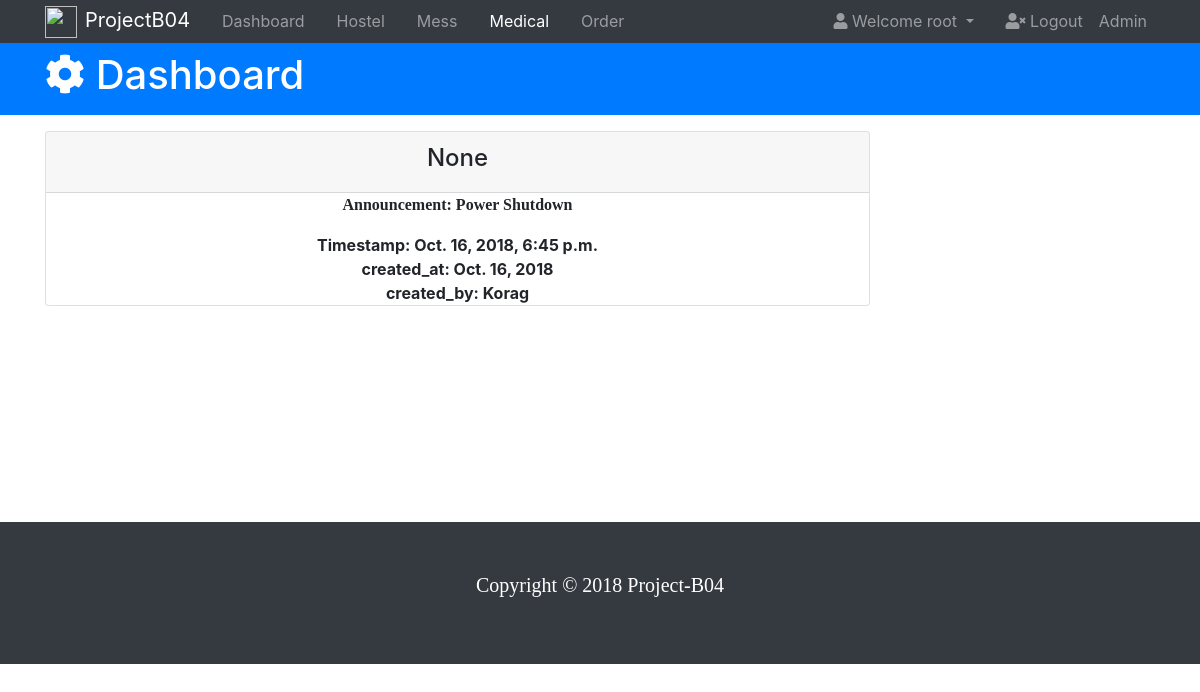
The app's page /dashboard/details/1/3/ (signed in), older data.
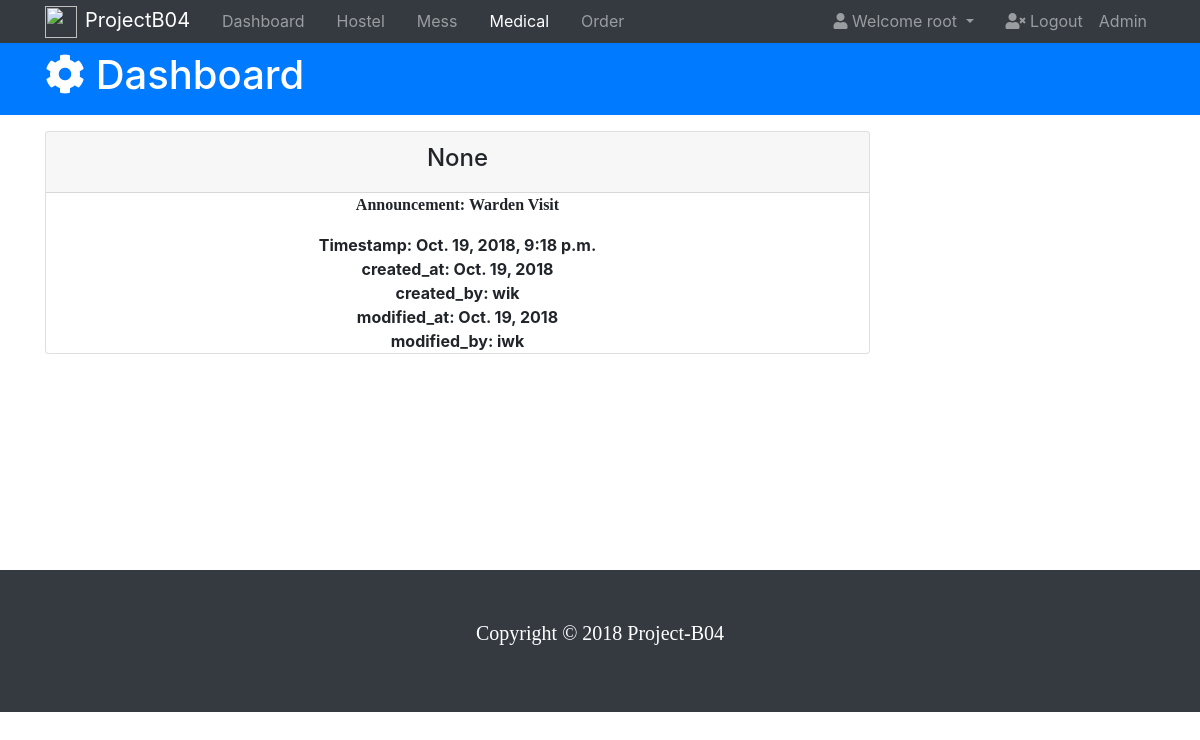
The same page, newer data.
### dashboard/models.py (models this page shows, shortened)
class HostelAnnouncements(models.Model):
    announcement_title = models.CharField(max_length=30, blank=True, null=True)
    announcement = models.CharField(max_length=100, blank=True, null=True)
    timestamp = models.DateTimeField(blank=True, null=True)
    created_at = models.DateField(blank=True, null=True)
    created_by = models.CharField(max_length=45, blank=True, null=True)
    modified_at = models.DateField(blank=True, null=True)
    modified_by = models.CharField(max_length=45, blank=True, null=True)

### dashboard/views.py (the view)
# urls.py: url(r'^details/(?P<flag>\d+)/(?P<pk>\d+)/$', views.announcement_detail, name = 'announcement_detail'),
@login_required
def announcement_detail(request, flag, pk):
    if flag == '1':
        announcement = get_object_or_404(HostelAnnouncements, pk = pk)
        return render(request, 'dashboard/announcement.html', {
        'announcement': announcement
        })
    elif flag == '2':
        announcement = get_object_or_404(MessAnnouncements, pk = pk)
        return render(request, 'dashboard/announcement.html', {
        'announcement': announcement
        })
    elif flag == '3':
        announcement = get_object_or_404(MedicalAnnouncements, pk = pk)
        return render(request, 'dashboard/announcement.html', {
        'announcement': announcement
        })

### dashboard/templates/dashboard/announcement.html (shortened to what this page needs)
<!DOCTYPE html>
<html lang="en">
<head>
  <link rel="stylesheet" href="https://use.fontawesome.com/releases/v5.0.13/css/all.css"
>
  <link rel="stylesheet" href="https://stackpath.bootstrapcdn.com/bootstrap/4.1.1/css/bootstrap.min.css"
>
</head>
<body>
  <nav class="navbar navbar-expand-sm navbar-dark bg-dark p-0">
    <div class="container">
      <a href="index.html" class="navbar-brand"> <img src="https://upload.wikimedia.org/wikipedia/en/thumb/4/49/IIIT_Sri_City_Logo.png/220px-IIIT_Sri_City_Logo.png" style="width: 32px; height: 32px; margin-right: 8px;">ProjectB04</a>
      <div class="collapse navbar-collapse" id="navbarCollapse">
        <ul class="navbar-nav">
          <li class="nav-item px-2">
            <a href="{% url 'dashboard:dashboard_index' %}" class="nav-link">Dashboard</a>
          </li>
          <li class="nav-item px-2">
            <a href="hostel.html" class="nav-link">Hostel</a>
          </li>
          <li class="nav-item px-2">
            <a href="mess.html" class="nav-link">Mess</a>
          </li>
          <li class="nav-item px-2">
            <a href="medical.html" class="nav-link active">Medical</a>
          </li>
          <li class="nav-item px-2">
            <a href="{% url 'orders:order_index' %}" class="nav-link">Order</a>
          </li>
        </ul>
        <ul class="navbar-nav ml-auto">
          <li class="nav-item dropdown mr-3">
            <a href="#" class="nav-link dropdown-toggle" data-toggle="dropdown">
              <i class="fas fa-user"></i> Welcome {{request.user}}
            </a>
          </li>
          <li class="nav-item">
            <a href="{% url 'accounts:student_logout' %}" class="nav-link">
              <i class="fas fa-user-times"></i> Logout
            </a>
          </li>
          <li class="nav-item">
            <a href="{% url 'admin:index' %}" class="nav-link">
               Admin
            </a>
          </li>
        </ul>
      </div>
    </div>
  </nav>
  <header id="main-header" class="py-2 bg-primary text-white">
    <div class="container">
      <div class="row">
        <div class="col-md-6">
          <h1>
            <i class="fas fa-cog"></i> Dashboard</h1>
        </div>
      </div>
    </div>
  </header>
  <section id="posts">
    <center><div class="container">
      <div class="row">
        <div class="col-md-9">
          <div class="card">
            <div class="card-header">
              <h4>{{announcement.announcement_title}}</h4>
            </div>
            <div class="announcement-body">
              <p><b>Announcement: {{ announcement.announcement }}</b></p>
            </div>
            <div class="Announcement-properties">
              <b>Timestamp: {{ announcement.timestamp }}</b><br>
              <b>created_at: {{ announcement.created_at }}</b><br>
              <b>created_by: {{ announcement.created_by }}</b><br>
              {% if announcement.modified_at %}
                <b>modified_at: {{ announcement.modified_at }}</b><br>
                <b>modified_by: {{ announcement.modified_by }}</b><br>
              {% endif %}
            </div>
          </div>
        </div>
      </div>
    </div>
  </center>
  </section>
  <br><br><br><br><br><br><br>
  <footer id="main-footer" class="bg-dark text-white mt-5 p-5">
    <div class="container">
      <div class="row">
        <div class="col">
          <p class="lead text-center">
            Copyright &copy;
            <span id="year"></span>
            Project-B04
          </p>
        </div>
      </div>
    </div>
  </footer>
</body>
</html>

### dashboard/templates/dashboard/announcement.html (style rules this page uses)
p { font-family: "Times New Roman", Times, serif; font size="6"; }

Row changes from the older to the newer data that the page shows:
changed HostelAnnouncements "None": announcement "Power Shutdown" → "Warden Visit"; timestamp "Oct. 16, 2018, 6:45 p.m." → "Oct. 19, 2018, 9:18 p.m."; created_at "Oct. 16, 2018" → "Oct. 19, 2018"; created_by "Korag" → "wik"; modified_at (not shown) → "Oct. 19, 2018"; modified_by (not shown) → "iwk"
Text that changed along with them:
text now shown: "modified_at: modified_by:"
